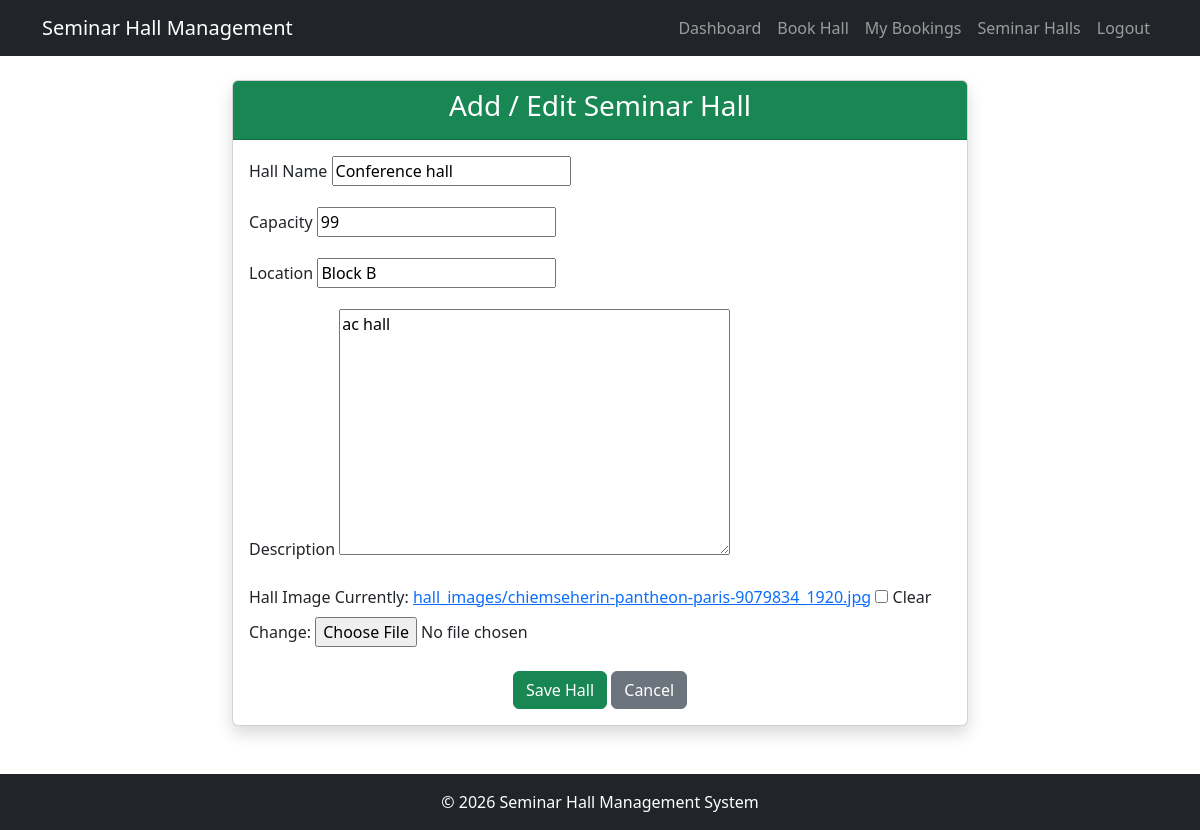
Page /edit-hall/4/ (signed in) on the committed database.
### accounts/models.py (models this page shows, shortened)
class SeminarHall(models.Model):
    hall_name = models.CharField(max_length=100)
    capacity = models.IntegerField()
    location = models.CharField(max_length=100)
    description = models.TextField()
    image = models.ImageField(upload_to='hall_images/', blank=True, null=True)

### accounts/views.py (the view)
# urls.py: path('edit-hall/<int:id>/', views.edit_hall, name='edit_hall'),
@login_required
def edit_hall(request, id):
    hall = get_object_or_404(SeminarHall, id=id)
    if request.method == "POST":
        form = SeminarHallForm(
    request.POST,
    request.FILES,
    instance=hall
)
        if form.is_valid():
            form.save()
            return redirect('hall_list')
    else:
        form = SeminarHallForm(instance=hall)
    return render(request, 'accounts/hall_form.html', {'form': form})

### accounts/forms.py
class SeminarHallForm(forms.ModelForm):
    class Meta:
        model = SeminarHall
        fields = [
            'hall_name',
            'capacity',
            'location',
            'description',
            'image'
        ]

### accounts/templates/accounts/hall_form.html (shortened to what this page needs)
{% extends 'accounts/base.html' %}
{% block content %}
<div class="row justify-content-center">
    <div class="col-md-8">
        <div class="card shadow">
            <div class="card-header bg-success text-white text-center">
                <h3>Add / Edit Seminar Hall</h3>
            </div>
            <div class="card-body">
                <form method="POST" enctype="multipart/form-data">
                    <div class="mb-3">
                        <label class="form-label">Hall Name</label>
                        {{ form.hall_name }}
                    </div>
                    <div class="mb-3">
                        <label class="form-label">Capacity</label>
                        {{ form.capacity }}
                    </div>
                    <div class="mb-3">
                        <label class="form-label">Location</label>
                        {{ form.location }}
                    </div>
                    <div class="mb-3">
                        <label class="form-label">Description</label>
                        {{ form.description }}
                    </div>
                    <div class="mb-3">
                        <label class="form-label">Hall Image</label>
                        {{ form.image }}
                    </div>
                    <div class="text-center mt-4">
                        <button type="submit" class="btn btn-success">
                            Save Hall
                        </button>
                        <a href="{% url 'hall_list' %}" class="btn btn-secondary">
                            Cancel
                        </a>
                    </div>
                </form>
            </div>
        </div>
    </div>
</div>
{% endblock %}

### rows in the picture
SeminarHall: hall_name "Conference hall", capacity "99", location "Block B", description "ac hall"
